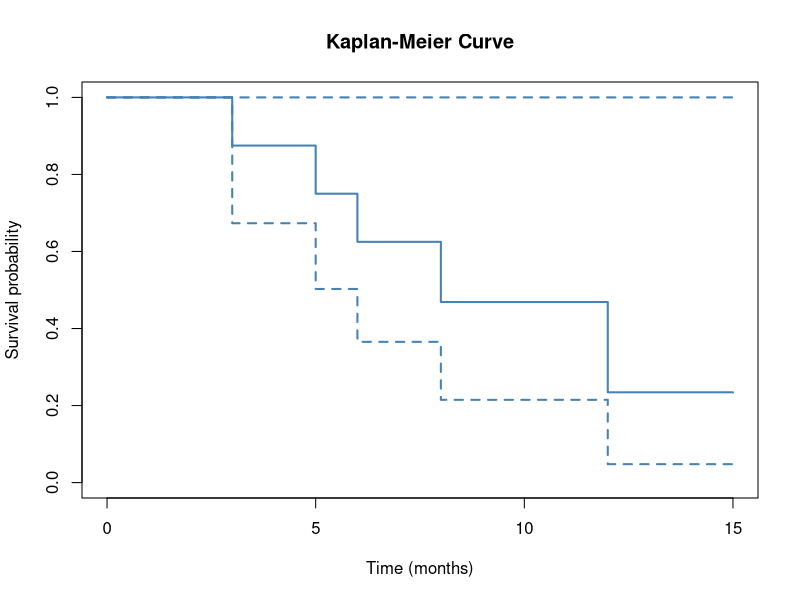

Generate this figure with R:
## ---- chunk 1
temp   <- c(10, 15, 18, 20, 22, 25, 28, 30)
growth <- c(1.2, 1.8, 2.3, 2.7, 3.0, 3.5, 3.9, 4.1)
model <- lm(growth ~ temp)
summary(model)
## ---- chunk 2
set.seed(1)
n   <- 100
age <- round(runif(n, 30, 70))
bmi <- round(rnorm(n, 27, 4), 1)
biomarker <- 2.0 + 0.05 * age + 0.10 * bmi + rnorm(n, 0, 1.2)

fit_simple   <- lm(biomarker ~ age)
fit_multiple <- lm(biomarker ~ age + bmi)
## ---- chunk 3
times  <- c(3, 5, 6, 6, 8, 10, 12, 15)
events <- c(1, 1, 1, 0, 1, 0,  1,  0)

library(survival)
fit <- survfit(Surv(times, events) ~ 1)
plot(fit,
     xlab = "Time (months)",
     ylab = "Survival probability",
     main = "Kaplan-Meier Curve",
     lwd  = 2, col = "steelblue",
     conf.int = TRUE)
